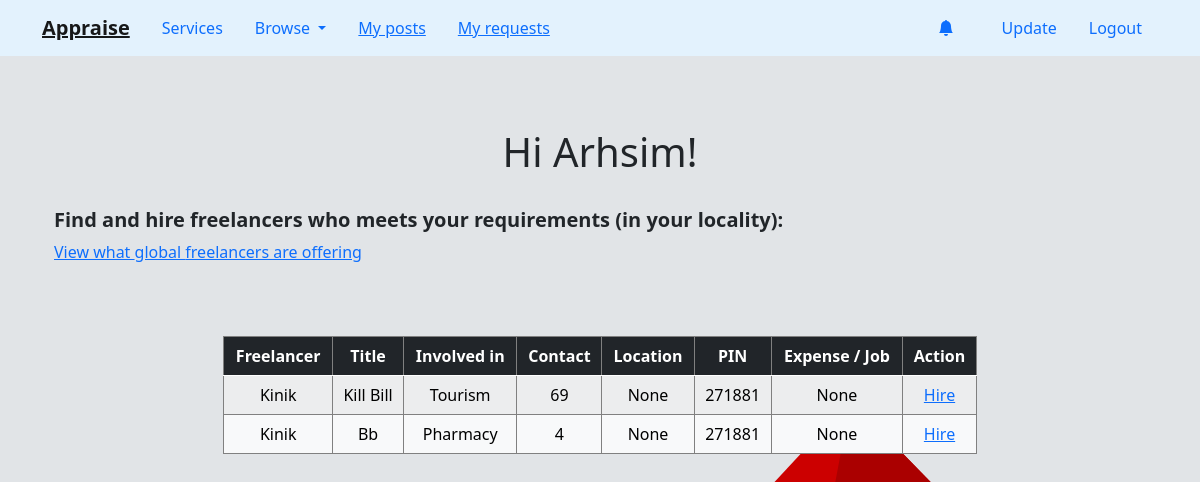
/browse/local/freelancers (signed in), run on the app's committed database.
### user/models.py (models this page shows, shortened)
class ProvideService(models.Model):
    user = models.ForeignKey(User, on_delete=models.CASCADE)
    pin_code = models.CharField(max_length=6)
    title = models.CharField(max_length=180)
    tag = models.CharField(choices=SECTORS, max_length=64, null=True)
    contact = models.CharField("Contact info", max_length=10)
    location = models.CharField(max_length=180, null=True, blank=True)
    pay_scale = models.PositiveIntegerField('Expected paycheck', null=True, blank=True)

### user/views.py (the view)
# urls.py: path('browse/local/freelancers', user_view.browse_local_freelancers, name ='browse_local_freelancers'),
def browse_local_freelancers(request):
        try:
                pin = Person.objects.get(user=request.user).pin_code
                services_offered = ProvideService.objects.filter(pin_code=pin).exclude(user=request.user).order_by('-id').annotate()
                message = 'Find and hire freelancers who meets your requirements (in your locality):'
        except:
                pin, services_offered = None, None
                message = 'Sorry! No localised freelancer is available at the moment; you can still look out for global freelancer listings'
        ask_for = HiringAlert.objects.filter(employer=request.user).annotate()
        try:
                ask = [i.task.id for i in ask_for]
        except:
                ask = []
        return render(request, 'browse_freelancers.html',
        {'title':'Browse | Local Freelancers', 'name':request.user, 'message':message, 'extent':'global', 'url':'browse_global_freelancers', 'open_services':services_offered, 'my_requests':ask})

### user/templates/browse_freelancers.html (shortened to what this page needs)
{% extends "dashboard.html" %}
{% load crispy_forms_tags %}
{% block start %}
<div class='container'>
    <center><h1>Hi {{name|title}}!</h1></center><br>
    <h5> <b>{{message}}</b> </h5>
    <h8><a href="{% url url%}">View what {{extent}} freelancers are offering</a></h8>
    <br><br><br><br>
    <center>
        <table class="table table-light table-hover table-striped" style="width:69%">
        <thead class="table-dark">
        <tr>
        <th>Freelancer</th>
        <th>Title</th>
        <th>Involved in</th>
        <th>Contact</th>
        <th>Location</th>
        <th>PIN</th>
        <th>Expense / Job</th>
        <th>Action</th>
        </tr>
        </thead>
        {% for i in open_services %}
        <tr>
            <td>{{i.user|title}}</td>
            <td>{{i.title|title}}</td>
            <td>{{i.tag}}</td>
            <td>{{i.contact}}</td>
            <td>{{i.location|title}}</td>
            <td>{{i.pin_code}}</td>
            <td>{{i.pay_scale}}</td>
            {%if i.id not in my_requests%}
            <td><a href="{% url 'hire_a_freelancer' user=i.user task_id=i.id task_title=i.title|cut:' ' %}">
            Hire
            </a></td>
            {%else%}
            <td><svg xmlns="http://www.w3.org/2000/svg" width="16" height="16" fill="currentColor" class="bi bi-check" viewBox="0 0 16 16">
            <path d="M10.97 4.97a.75.75 0 0 1 1.07 1.05l-3.99 4.99a.75.75 0 0 1-1.08.02L4.324 8.384a.75.75 0 1 1 1.06-1.06l2.094 2.093 3.473-4.425a.267.267 0 0 1 .02-.022z"/>
            </svg>
            </td>
            {%endif%}
        </tr>
        {% endfor %}
        </table>
    </center>
</div>
<br><br><br><br><br><br>
{% endblock %}

### user/templates/dashboard.html (style rules this page uses)
body { background-color: #e9fbff; background-attachment: fixed; background-size: cover; }

### user/templates/browse_freelancers.html (style rules this page uses)
table, td, th { border: 1px solid gray; text-align: center }
body { background-color: #e1e4e7; background-attachment: fixed; background-size: cover; }

### data on the page
ProvideService: user "Kinik", title "Kill Bill", tag "Tourism", contact "69", location "None", pin_code "271881", pay_scale "None", shows "Hire"
ProvideService: user "Kinik", title "Bb", tag "Pharmacy", contact "4", location "None", pin_code "271881", pay_scale "None", shows "Hire"

### other printed values
{{ name|title }} "Arhsim"
{{ message }} "Find and hire freelancers who meets your requirements (in your locality):"
{{ extent }} "global"
